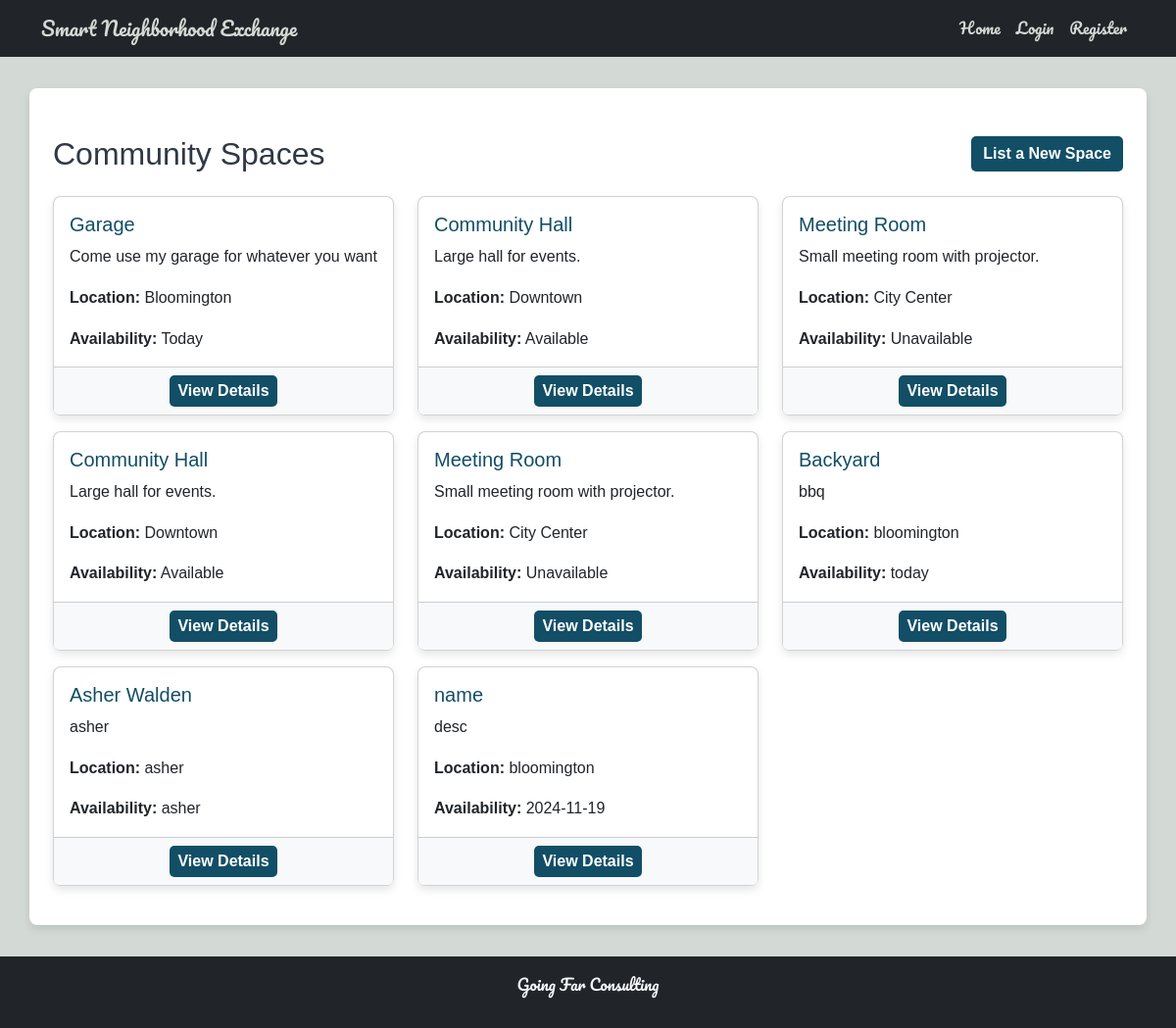
The page /spaces on the database its author committed.
### tables this page shows
CREATE TABLE spaces (
            space_id INTEGER PRIMARY KEY AUTOINCREMENT,
            name TEXT NOT NULL,
            description TEXT,
            location TEXT,
            availability TEXT,
            created_by INTEGER NOT NULL,
            FOREIGN KEY (created_by) REFERENCES users (id) ON DELETE CASCADE
        );

### app.py (the view)
@app.route('/spaces')
def list_spaces():
    spaces = get_all_spaces()
    return render_template('list_spaces.html', spaces=spaces)

### app.py (called while the page is built)
@app.before_request
def initialize_database():
    init_db()

@app.teardown_appcontext
def shutdown_session(exception=None):
    close_db()

### database.py (called while the page is built)
def get_db():
    if 'db' not in g:
        g.db = sqlite3.connect(DATABASE)
        g.db.row_factory = sqlite3.Row
    return g.db

def get_all_spaces():
    return get_db().execute("SELECT * FROM spaces").fetchall()

### templates/list_spaces.html (shortened to what this page needs)
{% extends "base.html" %}
{% block content %}
<div class="container mt-4">
    <div class="d-flex justify-content-between align-items-center mb-4">
        <h2 class="mb-0">Community Spaces</h2>
        <a href="{{ url_for('new_space') }}" class="btn btn-primary">List a New Space</a>
    </div>
    {% if spaces %}
        <div class="row">
            {% for space in spaces %}
                <div class="col-md-4 mb-3">
                    <div class="card h-100">
                        <div class="card-body">
                            <h5 class="card-title">{{ space.name }}</h5>
                            <p class="card-text">{{ space.description }}</p>
                            <p class="card-text"><strong>Location:</strong> {{ space.location }}</p>
                            <p class="card-text"><strong>Availability:</strong> {{ space.availability }}</p>
                        </div>
                        <div class="card-footer text-center">
                            <a href="{{ url_for('view_space', space_id=space.space_id) }}" class="btn btn-info btn-sm">View Details</a>
                        </div>
                    </div>
                </div>
            {% endfor %}
        </div>
    {% else %}
        <p class="text-muted">No community spaces are available at the moment.</p>
    {% endif %}
</div>
{% endblock %}

### static/style.css (style rules this page uses)
* { margin: 0; padding: 0; box-sizing: border-box; }
body { font-family: Arial, sans-serif; line-height: 1.6; color: #2E3944; background-color: #D3D9D4; }
.card { border-radius: 8px; box-shadow: 0 4px 8px rgba(0, 0, 0, 0.1); }
.card-title { color: #124E66; }
.card-footer { background-color: #f8f9fa; }
button, .btn { font-size: 16px; font-weight: bold; border: none; border-radius: 5px; transition: background-color 0.3s ease, color 0.3s ease; }
.btn-primary, .btn-info { background-color: #124E66; color: #FFFFFF; }

### rows shown on the page
spaces: name "Garage", description "Come use my garage for whatever you want", location "Bloomington", availability "Today"
spaces: name "Community Hall", description "Large hall for events.", location "Downtown", availability "Available"
spaces: name "Meeting Room", description "Small meeting room with projector.", location "City Center", availability "Unavailable"
spaces: name "Community Hall", description "Large hall for events.", location "Downtown", availability "Available"
spaces: name "Meeting Room", description "Small meeting room with projector.", location "City Center", availability "Unavailable"
spaces: name "Backyard", description "bbq", location "bloomington", availability "today"
spaces: name "Asher Walden", description "asher", location "asher", availability "asher"
spaces: name "name", description "desc", location "bloomington", availability "2024-11-19"
